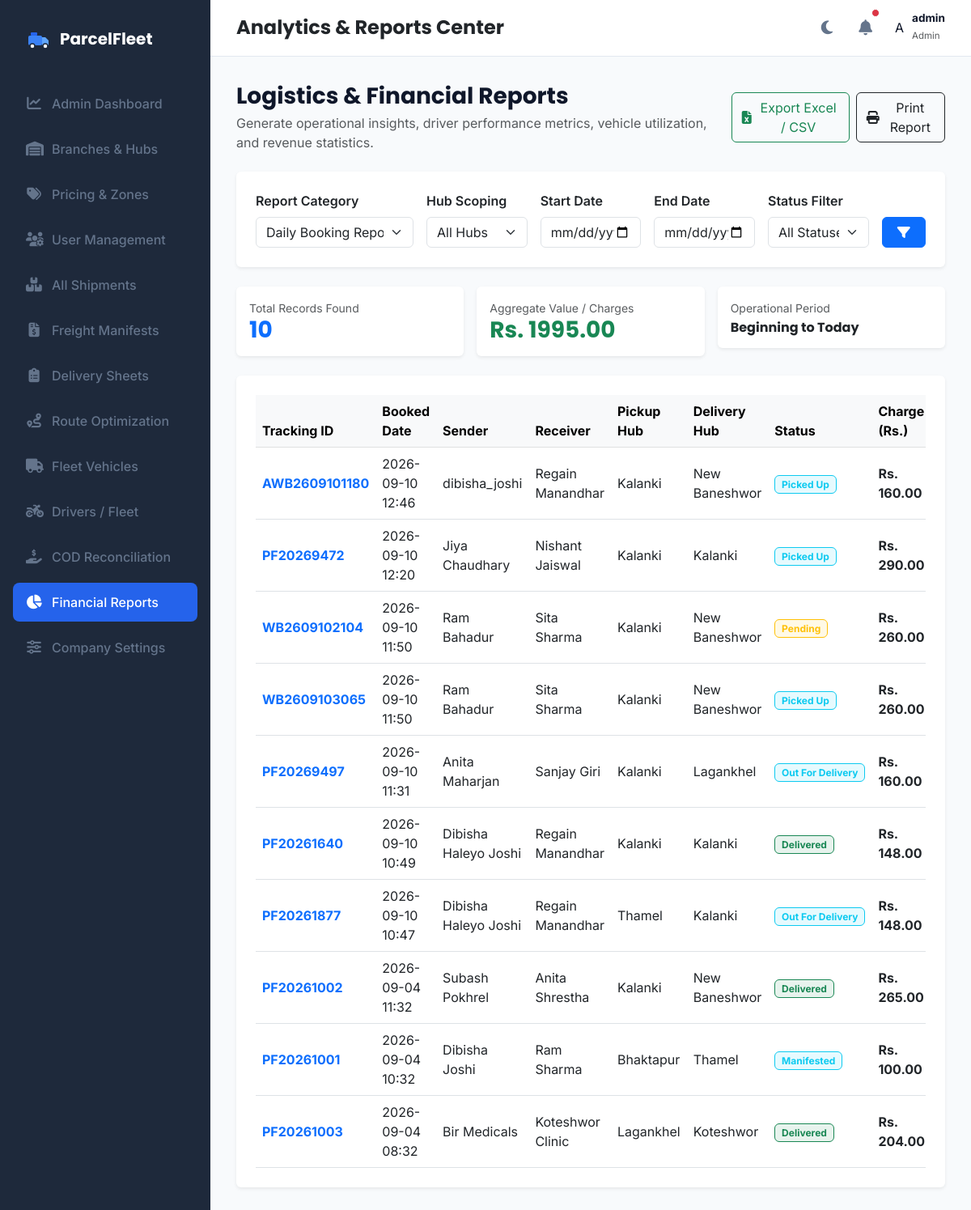
Page /admin/reports (signed in) on the earlier database version.
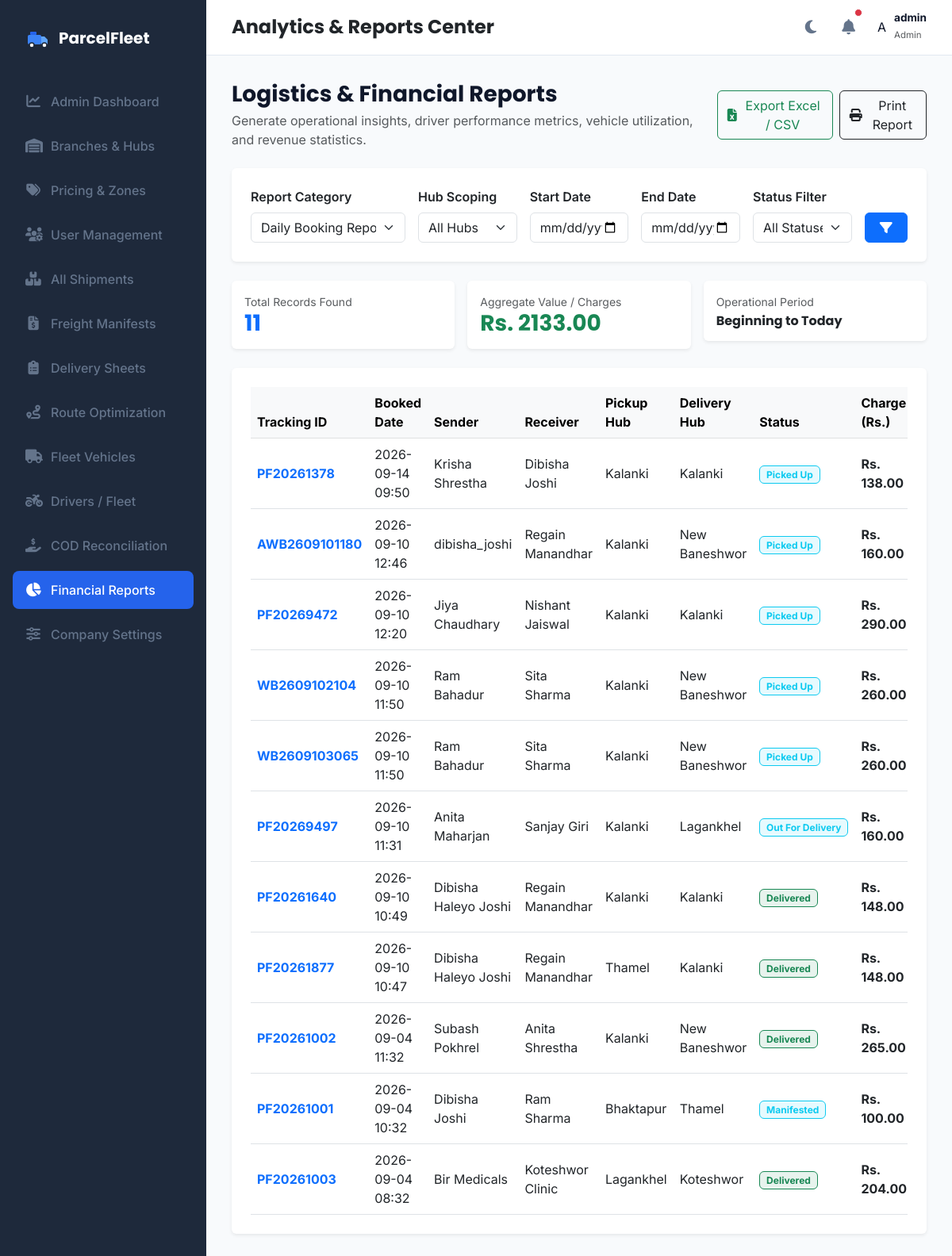
Same page on the later database version.
### models.py (models this page shows, shortened)
class Parcel(db.Model):
    __tablename__ = 'parcels'
    id = db.Column(db.Integer, primary_key=True)
    tracking_id = db.Column(db.String(50), unique=True, nullable=False)
    sender_name = db.Column(db.String(100), nullable=False)
    sender_phone = db.Column(db.String(20), nullable=False)
    receiver_name = db.Column(db.String(100), nullable=False)
    receiver_phone = db.Column(db.String(20), nullable=False)
    pickup_address = db.Column(db.String(100), nullable=False)
    delivery_address = db.Column(db.String(100), nullable=False)
    pickup_hub = db.Column(db.String(100), nullable=True)
    delivery_hub = db.Column(db.String(100), nullable=True)
    pickup_latitude = db.Column(db.Float, nullable=False, default=27.7154)
    pickup_longitude = db.Column(db.Float, nullable=False, default=85.3123)
    delivery_latitude = db.Column(db.Float, nullable=False, default=27.6915)
    delivery_longitude = db.Column(db.Float, nullable=False, default=85.3331)
    parcel_type = db.Column(db.String(50), nullable=False)
    weight = db.Column(db.Float, nullable=False)
    length = db.Column(db.Float, nullable=False, default=10.0)
    width = db.Column(db.Float, nullable=False, default=10.0)
    height = db.Column(db.Float, nullable=False, default=10.0)
    status = db.Column(db.String(30), default='Pending')  # 'Pending', 'Assigned', 'Manifested', 'Picked Up', 'In Transit', 'Out For Delivery', 'Delivered', 'Failed Delivery', 'Returned', 'Cancelled'
    delivery_charge = db.Column(db.Float, nullable=False, default=0.0)
    payment_status = db.Column(db.String(20), default='Pending')  # 'Pending', 'Paid', 'COD'
    assigned_driver_id = db.Column(db.Integer, db.ForeignKey('drivers.id'), nullable=True)
    service_type = db.Column(db.String(50), nullable=False, default='Standard')  # 'Standard', 'Express', 'Air', 'Surface'
    cod_amount = db.Column(db.Float, default=0.0)
    customer_id = db.Column(db.Integer, db.ForeignKey('customer_profiles.id'), nullable=True)
    hub_id = db.Column(db.Integer, db.ForeignKey('hubs.id'), nullable=True)
    merchandise_id = db.Column(db.Integer, db.ForeignKey('merchandise.id'), nullable=True)
    manifest_id = db.Column(db.Integer, db.ForeignKey('manifests.id'), nullable=True)
    expected_delivery_date = db.Column(db.DateTime, nullable=True)
    pickup_image = db.Column(db.String(255), nullable=True)
    delivery_image = db.Column(db.String(255), nullable=True)
    delivery_attempts = db.Column(db.Integer, default=0)
    failed_reason = db.Column(db.String(255), nullable=True)
    special_tags = db.Column(db.String(255), nullable=True)
    created_at = db.Column(db.DateTime, default=datetime.utcnow)
    delivered_at = db.Column(db.DateTime, nullable=True)
    delivery_notes = db.Column(db.Text, nullable=True)
    customer_signature = db.Column(db.Text, nullable=True)
    history = db.relationship('TrackingHistory', backref='parcel', cascade="all, delete-orphan", order_by="TrackingHistory.timestamp.asc()")
    notifications = db.relationship('NotificationLog', backref='parcel', cascade="all, delete-orphan", order_by="NotificationLog.timestamp.asc()")

### app.py (the view)
@app.route('/admin/reports')
@login_required
def view_reports():
    if current_user.role not in ['admin', 'hub_admin', 'dispatcher', 'booking_staff']:
        return redirect(url_for('index'))
    report_type = request.args.get('report_type', 'daily_booking')
    hub_id = request.args.get('hub_id')
    start_date_str = request.args.get('start_date')
    end_date_str = request.args.get('end_date')
    status = request.args.get('status')
    hubs = Hub.query.all()
    query = Parcel.query
    if current_user.role == 'hub_admin':
        hub_name = get_current_hub_name()
        if hub_name:
            query = query.filter((Parcel.pickup_hub == hub_name) | (Parcel.delivery_hub == hub_name))
    elif hub_id:
        hub = Hub.query.get(int(hub_id))
        if hub:
            query = query.filter((Parcel.pickup_hub == hub.name) | (Parcel.delivery_hub == hub.name))
    if status:
        query = query.filter(Parcel.status == status)
    if report_type in ['daily_booking', 'delivery', 'pending', 'revenue', 'failed_deliveries']:
        if report_type == 'pending':
            query = query.filter(Parcel.status == 'Pending')
        elif report_type == 'failed_deliveries':
            query = query.filter(Parcel.delivery_attempts > 0)
        report_data = query.order_by(Parcel.created_at.desc()).all()
        total_aggregate_val = sum(p.delivery_charge for p in report_data)
    elif report_type == 'driver_performance':
        report_data = Driver.query.all()
        total_aggregate_val = sum(d.completed_deliveries for d in report_data)
    elif report_type == 'vehicle_utilization':
        report_data = Vehicle.query.all()
        total_aggregate_val = len(report_data)
    elif report_type == 'manifest':
        report_data = Manifest.query.all()
        total_aggregate_val = sum(m.total_weight for m in report_data)
    else:
        report_data = query.all()
        total_aggregate_val = sum(p.delivery_charge for p in report_data)
    return render_template(
        'reports.html',
        active_page='reports',
        report_data=report_data,
        selected_report=report_type,
        selected_hub_id=hub_id,
        start_date=start_date_str,
        end_date=end_date_str,
        selected_status=status,
        hubs=hubs,
        total_aggregate_val=total_aggregate_val
    )

### app.py (called while the page is built)
@login_manager.user_loader
def load_user(user_id):
    return User.query.get(int(user_id))

### templates/reports.html (shortened to what the changed rows need)
{% extends "base.html" %}
{% block content %}
<div class="container-fluid p-0">
    <div class="row g-3 mb-4">
        <div class="col-md-4">
            <div class="card border-0 shadow-sm p-3">
                <span class="text-muted small">Total Records Found</span>
                <h3 class="fw-bold mb-0 text-primary">{{ report_data|length }}</h3>
            </div>
        </div>
        <div class="col-md-4">
            <div class="card border-0 shadow-sm p-3">
                <span class="text-muted small">Aggregate Value / Charges</span>
                <h3 class="fw-bold mb-0 text-success">Rs. {{ "%.2f"|format(total_aggregate_val) }}</h3>
            </div>
        </div>
    </div>
    <div class="card border-0 shadow-sm">
        <div class="card-body p-4">
            <div class="table-responsive">
                {% if selected_report in ['daily_booking', 'delivery', 'pending', 'revenue', 'failed_deliveries'] %}
                <table class="table table-hover align-middle mb-0">
                    <thead class="table-light">
                        <tr>
                            <th>Tracking ID</th>
                            <th>Booked Date</th>
                            <th>Sender</th>
                            <th>Receiver</th>
                            <th>Pickup Hub</th>
                            <th>Delivery Hub</th>
                            <th>Status</th>
                            <th>Charge (Rs.)</th>
                        </tr>
                    </thead>
                    <tbody>
                        {% for p in report_data %}
                        <tr>
                            <td><strong class="text-primary">{{ p.tracking_id }}</strong></td>
                            <td>{{ p.created_at.strftime('%Y-%m-%d %H:%M') }}</td>
                            <td>{{ p.sender_name }}</td>
                            <td>{{ p.receiver_name }}</td>
                            <td>{{ p.pickup_hub }}</td>
                            <td>{{ p.delivery_hub }}</td>
                            <td>
                                {% if p.status == 'Delivered' %}
                                    <span class="badge bg-success bg-opacity-10 text-success border border-success">Delivered</span>
                                {% elif p.status == 'Pending' %}
                                    <span class="badge bg-warning bg-opacity-10 text-warning border border-warning">Pending</span>
                                {% else %}
                                    <span class="badge bg-info bg-opacity-10 text-info border border-info">{{ p.status }}</span>
                                {% endif %}
                            </td>
                            <td><strong>Rs. {{ "%.2f"|format(p.delivery_charge) }}</strong></td>
                        </tr>
                        {% else %}
                        <tr>
                            <td colspan="8" class="text-center py-4 text-muted">No parcel records matching selected report criteria.</td>
                        </tr>
                        {% endfor %}
                    </tbody>
                </table>
                {% endif %}
            </div>
        </div>
    </div>
</div>
{% endblock %}

Differences in the rows shown:
added Parcel: tracking_id "PF20261378", created_at "2026-09-14 09:50", sender_name "Krisha Shrestha", receiver_name "Dibisha Joshi", pickup_hub "Kalanki", delivery_hub "Kalanki", status "Picked Up", delivery_charge "138.00"
changed Parcel "WB2609102104": status (not shown) → "Picked Up"; no longer shows "Pending"
changed Parcel "PF20261877": status "Out For Delivery" → (not shown); now shows "Delivered"
Other differences:
{{ report_data|length }}: "10" → "11"
{{ "%.2f"|format(total_aggregate_val) }}: "1995.00" → "2133.00"
